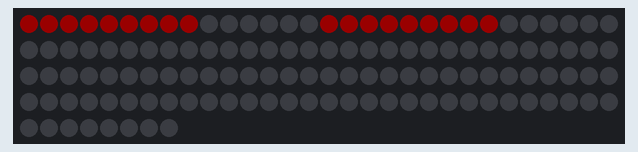
Simulated run of this program. Board: CircuitPython board. On the bench: 128 RGB LEDs in strip order, left to right, continuing on the next row. Dim RGB values are drawn brighter than linear.

Above: at 0.1 s.

The program:

5.2_3D_Arrays.py
```python
# Y9 Demo
# CircuitPython demo - NeoPixel

import time
import board
import neopixel

pixpin = board.D0
numpix = 128

i = 0

strip = neopixel.NeoPixel(pixpin, numpix, brightness=0.1, auto_write=False)


# 6.2 modify the following table of RGB values
grid = [[[255,0  ,0  ],[255,0  ,0  ],[255,0  ,0  ],[255,0  ,0  ],[255,0  ,0  ],[255,0  ,0  ],[255,0  ,0  ],[255,0  ,0  ]],
        [[255,0  ,0  ],[0  ,0  ,0  ],[0  ,0  ,0  ],[0  ,0  ,0  ],[0  ,0  ,0  ],[0  ,0  ,0  ],[0  ,0  ,0  ],[255,0  ,0  ]],
        [[255,0  ,0  ],[255,0  ,0  ],[255,0  ,0  ],[255,0  ,0  ],[255,0  ,0  ],[255,0  ,0  ],[255,0  ,0  ],[255,0  ,0  ]]]


while True:

    strip.brightness = 0.1

    # set/reset i to 0
    i = 0

    # the variable row represents rows 0 - 2
    for row in range(0,3):

        # the variable col represents columns 0 - 7
        for col in range(0,8):

            # translate the grid structure into increasing values represented by variable i
            # i represents the values from 0 - 23
            strip[i] = (grid[row][col][0],grid[row][col][1],grid[row][col][2])

            # increase i by 1
            i += 1


    strip.write()
```
